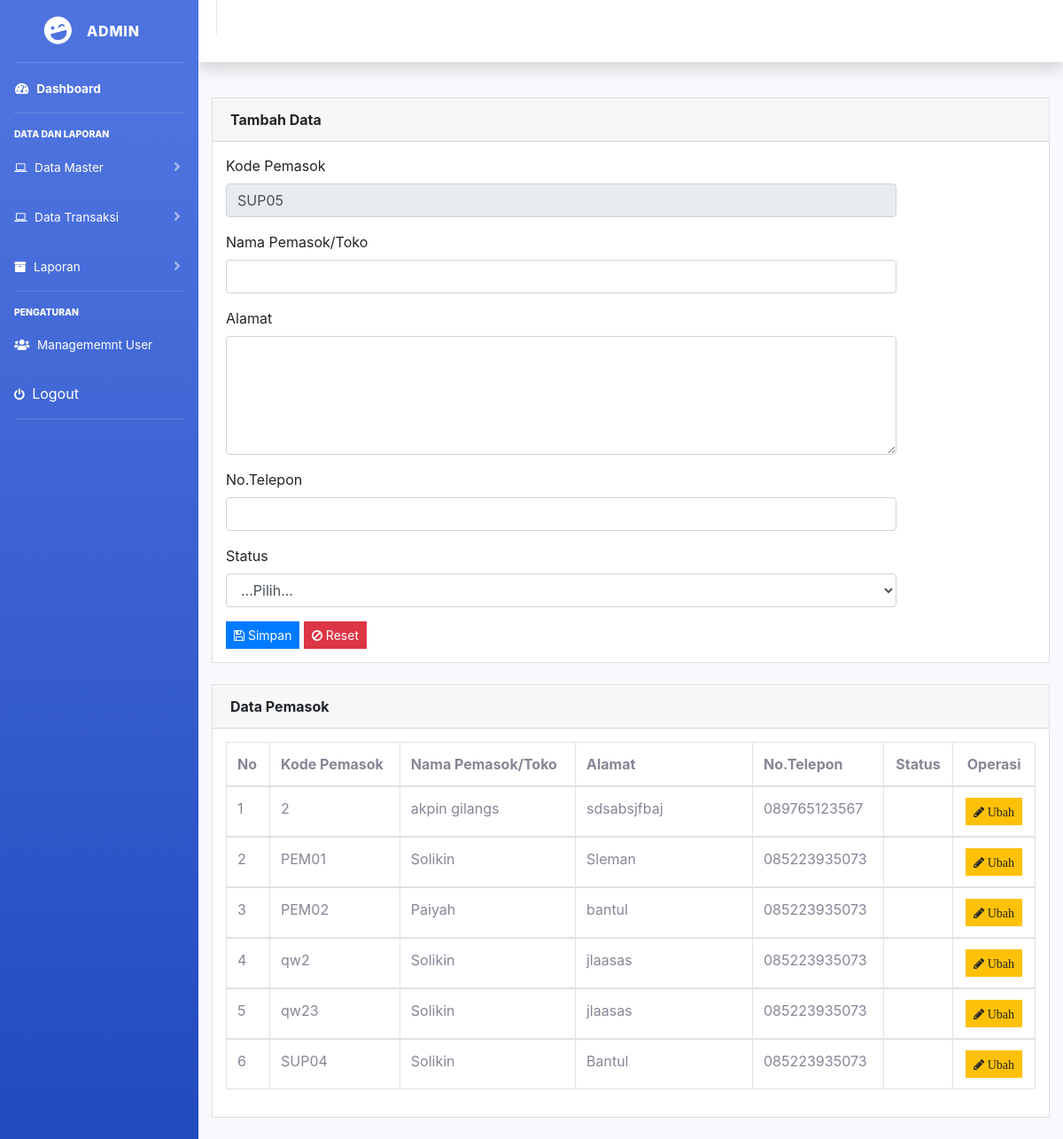
/pemasok.php (signed in), run on the app's committed database.
### tables this page shows
CREATE TABLE IF NOT EXISTS `tb_suplier` (
  `kode_supplier` varchar(10) NOT NULL,
  `nama` varchar(50) NOT NULL,
  `alamat` text NOT NULL,
  `telp` varchar(13) NOT NULL,
  PRIMARY KEY (`kode_supplier`)
);

### pemasok.php (the view, shortened to what this page needs)
<?php
include 'header.php';
$query = mysqli_query($koneksi, "SELECT max(kode_supplier) as kodeTerbesar FROM tb_suplier");
$data = mysqli_fetch_array($query);
$kodeBarang = $data['kodeTerbesar'];
$urutan = (int) substr($kodeBarang, 3, 3);
$urutan++;
$huruf = "SUP";
$kodeBarang = $huruf . sprintf("%02s", $urutan);
?>
<div class="content mt-3">
    <div class="animated fadeIn">
        <div class="row">
            <div class="col-md-12">
                <div class="card">
                    <div class="card-header">
                        <strong>Tambah Data</strong>
                    </div>
                    <div class="card-body card-block">
                        <form action="models/supplier/tambah.php" method="post">
                            <div class="row">
                                <div class="col-md-10">
                                    <div class="form-group"><label class=" form-control-label">Kode Pemasok</label>
                                        <input type="text" id="kode_supplier" name="kode_supplier" class="form-control" readonly="" value="<?php echo $kodeBarang ?>">
                                    </div>
                                    <div class="form-group"><label class=" form-control-label">Nama Pemasok/Toko</label>
                                        <input type="text" id="nama" name="nama" class="form-control">
                                    </div>
                                    <div class="form-group"><label class=" form-control-label">Alamat</label>
                                        <textarea name="alamat" id="alamat" cols="10" rows="5" class="form-control"></textarea>
                                    </div>
                                    <div class="form-group"><label class=" form-control-label">No.Telepon</label>
                                        <input type="text" id="telp" name="telp" class="form-control">
                                    </div>
                                    <div class="form-group"><label for="select" class=" form-control-label">Status</label>
                                    <select name="Status" id="Status" class="form-control">
                                        <option value="">...Pilih...</option>
                                    </select>
                                </div>
                                </div>
                            </div>
                            <button type="submit" class="btn btn-primary btn-sm">
                                <i class="fa fa-save"></i> Simpan
                            </button>
                            <button type="reset" class="btn btn-danger btn-sm">
                                <i class="fa fa-ban"></i> Reset
                            </button>
                        </form>
                    </div>
                </div>
            </div>
            <div class="col-md-12">
                <div class="card">
                    <div class="card-header">
                        <strong class="card-title">Data Pemasok</strong>
                    </div>
                    <div class="card-body">
                        <table id="dataTable" class="table table-bordered">
                            <thead>
                                <tr>
                                    <th>No</th>
                                    <th>Kode Pemasok</th>
                                    <th>Nama Pemasok/Toko</th>
                                    <th width="200">Alamat</th>
                                    <th>No.Telepon</th>
                                    <th style="text-align: center;">Status</th>
                                    <th style="text-align: center;">Operasi</th>
                                </tr>
                                <?php
                                include 'inc/koneksi.php';
                                $no = 1;
                                $sql = mysqli_query($koneksi, "SELECT * FROM tb_suplier order by kode_supplier ASC");
                                while ($data = mysqli_fetch_array($sql)) {
                                    ?>
                                </thead>
                                <tbody>
                                    <tr>
                                        <td><?= $no++; ?></td>
                                        <td><?= $data['kode_supplier']; ?></td>
                                        <td><?= $data['nama']; ?></td>
                                        <td><?= $data['alamat']; ?></td>
                                        <td><?= $data['telp']; ?></td>
                                        <td style="text-align: center;"><?= $data['Status_sup']; ?></td>
                                        <td style="text-align:center">
                                            <a href="#" type="submit" class="btn btn-warning btn-sm" data-toggle="modal" data-target="#editModal<?= $data['kode_supplier']; ?>">
                                                <i class=" fa fa-pencil"> Ubah</i>
                                            </a>
                                        </td>
                                    </tr>
                                    <?php
                                }
                                ?>
                            </tbody>
                        </table>
                    </div>
                </div>
            </div>
        </div>
    </div>
</div>
<?php include 'footer.php'; ?>

### data on the page
tb_suplier: kode_supplier "2", nama "akpin gilangs", alamat "sdsabsjfbaj", telp "089765123567"
tb_suplier: kode_supplier "PEM01", nama "Solikin", alamat "Sleman", telp "085223935073"
tb_suplier: kode_supplier "PEM02", nama "Paiyah", alamat "bantul", telp "085223935073"
tb_suplier: kode_supplier "qw2", nama "Solikin", alamat "jlaasas", telp "085223935073"
tb_suplier: kode_supplier "qw23", nama "Solikin", alamat "jlaasas", telp "085223935073"
tb_suplier: kode_supplier "SUP04", nama "Solikin", alamat "Bantul", telp "085223935073"
